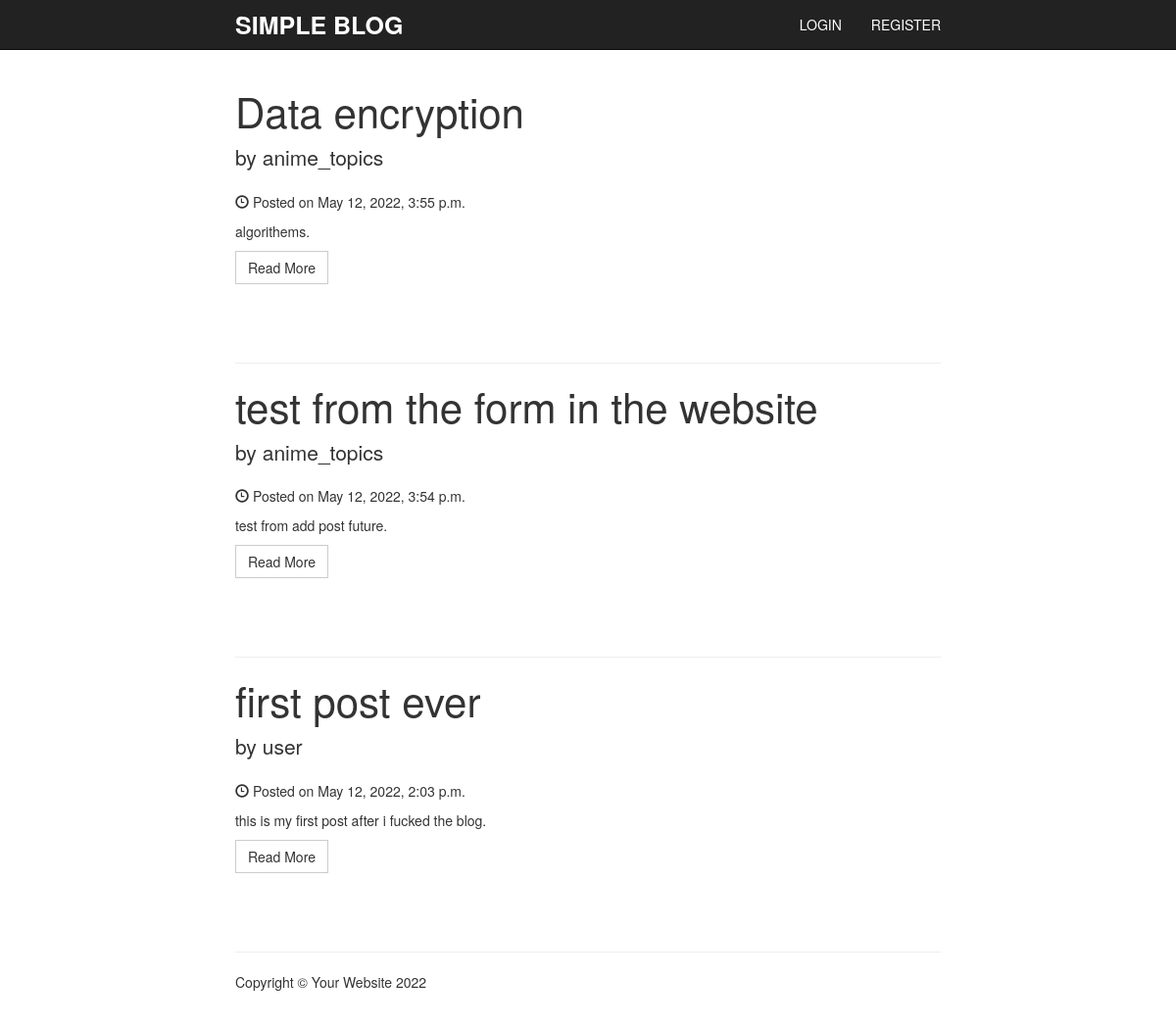
The page / on the database its author committed.
### blog/models.py (models this page shows, shortened)
class Post(models.Model):
    author = models.ForeignKey(User,on_delete=models.CASCADE)
    title = models.CharField(max_length=70)
    description = models.CharField(max_length=277)
    body = RichTextField(blank=True,null=True)
    img = models.ImageField(blank=True,null=True,upload_to='images/')
    created_at = models.DateTimeField(auto_now=True)
    category = models.ForeignKey('Category',on_delete=models.CASCADE)
    likes = models.ManyToManyField(User,related_name='likes')

### blog/views.py (the view)
# urls.py: path('',views.ListPostsView.as_view(),name='posts'),
class ListPostsView(ListView):
    model = Post
    template_name = 'home.html'
    context_object_name = 'posts'
    ordering = ['-created_at']

### blog/templates/home.html (shortened to what this page needs)
{% extends 'base.html' %}
{% load static %}
{% block body %}
    <div class="container">
      <div class="row">
        <div class="col-md-12">
          {% for post in posts  %}
          <h2 class="post-title">
            <a href="#">{{post.title}}</a>
          </h2>
          <p class="lead">
            by {{post.author}}
          </p>
          <p><span class="glyphicon glyphicon-time"></span> Posted on {{post.created_at}}</p>
          <p>{{post.description}}.</p>
          <a class="btn btn-default" href="{% url 'blog:article-detail' post.id %}">Read More</a>
          <br><br><br><br>
          <hr>
          {% endfor %}
{% endblock body %}

### static/css/simple-blog-template.css (style rules this page uses)
body { padding-top: 70px; }
@media (min-width: 1200px) { .container { width: 750px; } }
.post-title { font-size: 3em; }
.post-title a { color: inherit; text-decoration: none; }
.btn { border-radius: 0; }

### rows shown on the page
Post: title "Data encryption", author "anime_topics", created_at "May 12, 2022, 3:55 p.m.", description "algorithems"
Post: title "test from the form in the website", author "anime_topics", created_at "May 12, 2022, 3:54 p.m.", description "test from add post future"
Post: title "first post ever", author "user", created_at "May 12, 2022, 2:03 p.m.", description "this is my first post after i fucked the blog"
